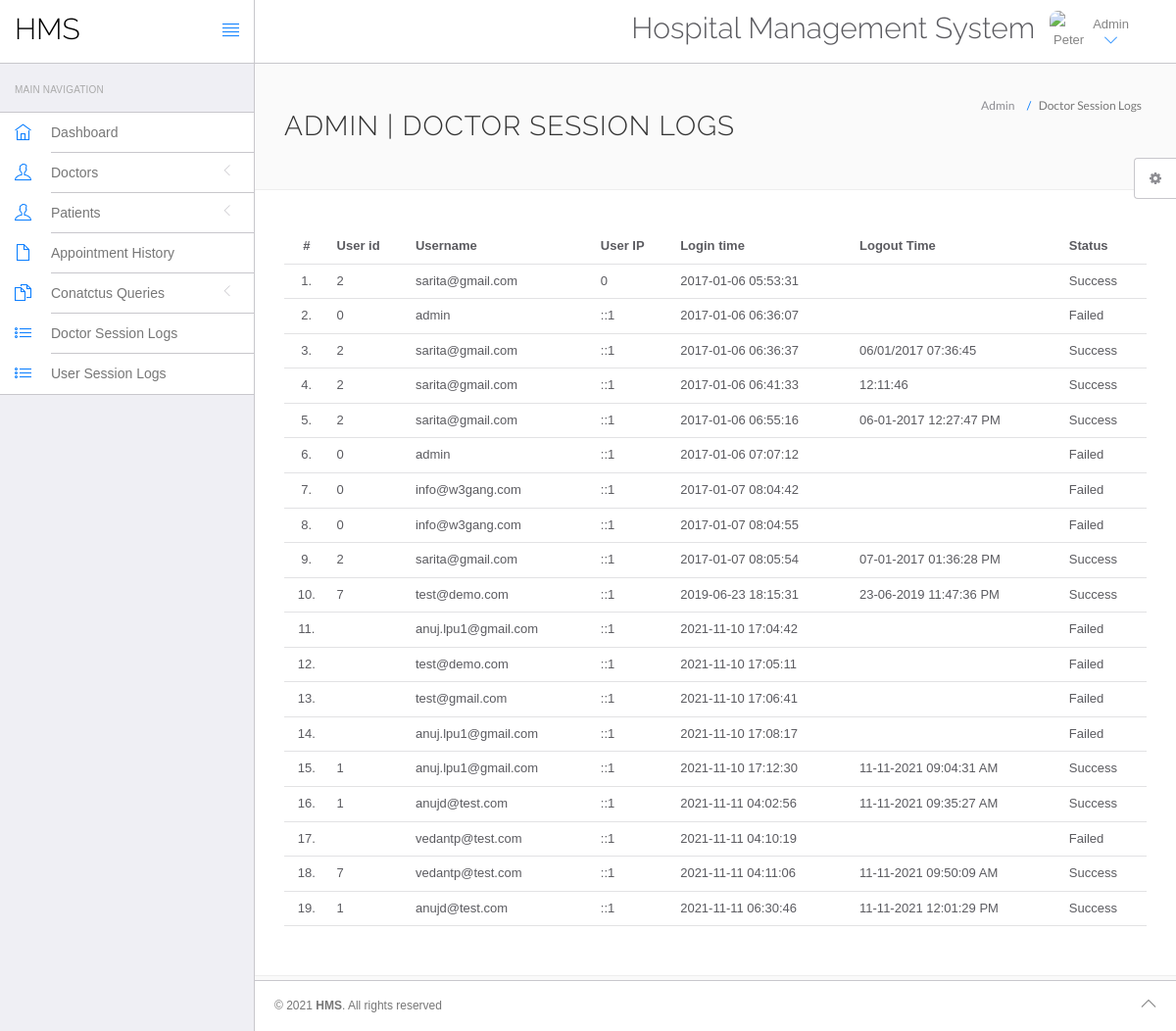
The app's page /hospital/hms/admin/doctor-logs.php (signed in) with its own data.
### tables this page shows
CREATE TABLE `doctorslog` (
  `id` int(11) NOT NULL,
  `uid` int(11) DEFAULT NULL,
  `username` varchar(255) DEFAULT NULL,
  `userip` binary(16) DEFAULT NULL,
  `loginTime` timestamp NULL DEFAULT current_timestamp(),
  `logout` varchar(255) DEFAULT NULL,
  `status` int(11) DEFAULT NULL
);

### hospital/hms/admin/doctor-logs.php (the view, shortened to what this page needs)
<?php
include('include/config.php');
?>
<!DOCTYPE html>
<html lang="en">
	<head>
		<link rel="stylesheet" href="vendor/bootstrap/css/bootstrap.min.css">
		<link rel="stylesheet" href="vendor/fontawesome/css/font-awesome.min.css">
		<link rel="stylesheet" href="vendor/themify-icons/themify-icons.min.css">
		<link href="vendor/animate.css/animate.min.css" rel="stylesheet" media="screen">
		<link href="vendor/perfect-scrollbar/perfect-scrollbar.min.css" rel="stylesheet" media="screen">
		<link href="vendor/switchery/switchery.min.css" rel="stylesheet" media="screen">
		<link href="vendor/bootstrap-touchspin/jquery.bootstrap-touchspin.min.css" rel="stylesheet" media="screen">
		<link href="vendor/select2/select2.min.css" rel="stylesheet" media="screen">
		<link href="vendor/bootstrap-datepicker/bootstrap-datepicker3.standalone.min.css" rel="stylesheet" media="screen">
		<link href="vendor/bootstrap-timepicker/bootstrap-timepicker.min.css" rel="stylesheet" media="screen">
		<link rel="stylesheet" href="assets/css/styles.css">
		<link rel="stylesheet" href="assets/css/plugins.css">
		<link rel="stylesheet" href="assets/css/themes/theme-1.css" id="skin_color" />
	</head>
	<body>
		<div id="app">
<?php include('include/sidebar.php');?>
			<div class="app-content">
					<?php include('include/header.php');?>
				<div class="main-content" >
					<div class="wrap-content container" id="container">
						<section id="page-title">
							<div class="row">
								<div class="col-sm-8">
									<h1 class="mainTitle">Admin  | Doctor Session Logs</h1>
																	</div>
								<ol class="breadcrumb">
									<li>
										<span>Admin </span>
									</li>
									<li class="active">
										<span>Doctor Session Logs</span>
									</li>
								</ol>
							</div>
						</section>
						<div class="container-fluid container-fullw bg-white">
									<div class="row">
								<div class="col-md-12">
									<table class="table table-hover" id="sample-table-1">
										<thead>
											<tr>
												<th class="center">#</th>
												<th class="hidden-xs">User id</th>
												<th>Username</th>
												<th>User IP</th>
												<th>Login time</th>
												<th>Logout Time </th>
												<th> Status </th>
											</tr>
										</thead>
										<tbody>
<?php
$sql=mysqli_query($con,"select * from doctorslog ");
$cnt=1;
while($row=mysqli_fetch_array($sql))
{
?>
											<tr>
												<td class="center"><?php echo $cnt;?>.</td>
												<td class="hidden-xs"><?php echo $row['uid'];?></td>
												<td class="hidden-xs"><?php echo $row['username'];?></td>
												<td><?php echo $row['userip'];?></td>
												<td><?php echo $row['loginTime'];?></td>
												<td><?php echo $row['logout'];?>
												</td>
												<td>
<?php if($row['status']==1)
{
	echo "Success";
}
else
{
	echo "Failed";
}?>
</td>
											</tr>
											<?php
$cnt=$cnt+1;
											 }?>
										</tbody>
									</table>
								</div>
							</div>
								</div>
					</div>
				</div>
			</div>
	<?php include('include/footer.php');?>
	<?php include('include/setting.php');?>
		</div>
	</body>
</html>

### hospital/hms/admin/assets/css/themes/theme-1.css (style rules this page uses)
body { background: #FAFAFA; }

### records on screen
doctorslog: uid "2", username "sarita@gmail.com", userip "0", loginTime "2017-01-06 05:53:31", status "Success"
doctorslog: uid "0", username "admin", userip "::1", loginTime "2017-01-06 06:36:07", status "Failed"
doctorslog: uid "2", username "sarita@gmail.com", userip "::1", loginTime "2017-01-06 06:36:37", logout "06/01/2017 07:36:45", status "Success"
doctorslog: uid "2", username "sarita@gmail.com", userip "::1", loginTime "2017-01-06 06:41:33", logout "12:11:46", status "Success"
doctorslog: uid "2", username "sarita@gmail.com", userip "::1", loginTime "2017-01-06 06:55:16", logout "06-01-2017 12:27:47 PM", status "Success"
doctorslog: uid "0", username "admin", userip "::1", loginTime "2017-01-06 07:07:12", status "Failed"
doctorslog: uid "0", username "info@w3gang.com", userip "::1", loginTime "2017-01-07 08:04:42", status "Failed"
doctorslog: uid "0", username "info@w3gang.com", userip "::1", loginTime "2017-01-07 08:04:55", status "Failed"
doctorslog: uid "2", username "sarita@gmail.com", userip "::1", loginTime "2017-01-07 08:05:54", logout "07-01-2017 01:36:28 PM", status "Success"
doctorslog: uid "7", username "test@demo.com", userip "::1", loginTime "2019-06-23 18:15:31", logout "23-06-2019 11:47:36 PM", status "Success"
doctorslog: username "anuj.lpu1@gmail.com", userip "::1", loginTime "2021-11-10 17:04:42", status "Failed"
doctorslog: username "test@demo.com", userip "::1", loginTime "2021-11-10 17:05:11", status "Failed"
doctorslog: username "test@gmail.com", userip "::1", loginTime "2021-11-10 17:06:41", status "Failed"
doctorslog: username "anuj.lpu1@gmail.com", userip "::1", loginTime "2021-11-10 17:08:17", status "Failed"
doctorslog: uid "1", username "anuj.lpu1@gmail.com", userip "::1", loginTime "2021-11-10 17:12:30", logout "11-11-2021 09:04:31 AM", status "Success"
doctorslog: uid "1", username "anujd@test.com", userip "::1", loginTime "2021-11-11 04:02:56", logout "11-11-2021 09:35:27 AM", status "Success"
doctorslog: username "vedantp@test.com", userip "::1", loginTime "2021-11-11 04:10:19", status "Failed"
doctorslog: uid "7", username "vedantp@test.com", userip "::1", loginTime "2021-11-11 04:11:06", logout "11-11-2021 09:50:09 AM", status "Success"
doctorslog: uid "1", username "anujd@test.com", userip "::1", loginTime "2021-11-11 06:30:46", logout "11-11-2021 12:01:29 PM", status "Success"
